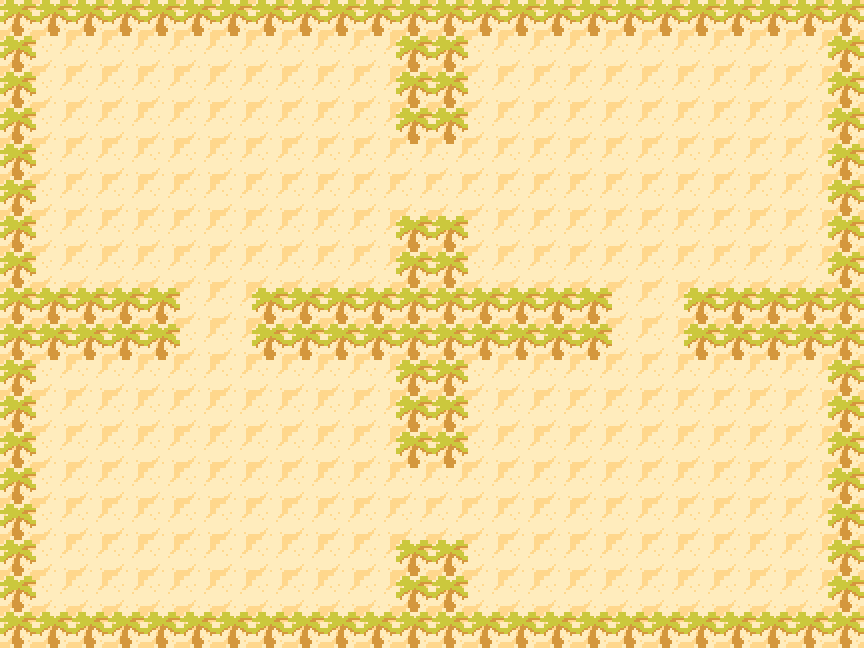

Tiled map render using the project's own tile images. Description and the whole map definition, tile-layer contents included, below:
An orthogonal 24x18 tile map with 36x36 px tiles, 1 tile layer (ground).

<map version="1.10" tiledversion="1.11.2" orientation="orthogonal" renderorder="right-down" width="24" height="18" tilewidth="36" tileheight="36" infinite="0" nextlayerid="2" nextobjectid="1">
 <editorsettings>
  <export target="Suelomapa.json" format="json" />
 </editorsettings>
 <tileset firstgid="1" name="tipe" tilewidth="36" tileheight="36" tilecount="930" columns="30">
  <image source="tipe.png" width="1080" height="1116" />
  <tile id="90">
   <animation>
    <frame tileid="90" duration="400" />
    <frame tileid="91" duration="400" />
    <frame tileid="92" duration="400" />
    <frame tileid="93" duration="400" />
   </animation>
  </tile>
 </tileset>
 <layer id="1" name="ground" width="24" height="18">
  <data encoding="csv">
91,91,91,91,91,91,91,91,91,91,91,91,91,91,91,91,91,91,91,91,91,91,91,91,
91,66,66,66,66,66,66,66,66,66,66,91,91,66,66,66,66,66,66,66,66,66,66,91,
91,66,66,66,66,66,66,66,66,66,66,91,91,66,66,66,66,66,66,66,66,66,66,91,
91,66,66,66,66,66,66,66,66,66,66,91,91,66,66,66,66,66,66,66,66,66,66,91,
91,66,66,66,66,66,66,66,66,66,66,66,66,66,66,66,66,66,66,66,66,66,66,91,
91,66,66,66,66,66,66,66,66,66,66,66,66,66,66,66,66,66,66,66,66,66,66,91,
91,66,66,66,66,66,66,66,66,66,66,91,91,66,66,66,66,66,66,66,66,66,66,91,
91,66,66,66,66,66,66,66,66,66,66,91,91,66,66,66,66,66,66,66,66,66,66,91,
91,91,91,91,91,66,66,91,91,91,91,91,91,91,91,91,91,66,66,91,91,91,91,91,
91,91,91,91,91,66,66,91,91,91,91,91,91,91,91,91,91,66,66,91,91,91,91,91,
91,66,66,66,66,66,66,66,66,66,66,91,91,66,66,66,66,66,66,66,66,66,66,91,
91,66,66,66,66,66,66,66,66,66,66,91,91,66,66,66,66,66,66,66,66,66,66,91,
91,66,66,66,66,66,66,66,66,66,66,91,91,66,66,66,66,66,66,66,66,66,66,91,
91,66,66,66,66,66,66,66,66,66,66,66,66,66,66,66,66,66,66,66,66,66,66,91,
91,66,66,66,66,66,66,66,66,66,66,66,66,66,66,66,66,66,66,66,66,66,66,91,
91,66,66,66,66,66,66,66,66,66,66,91,91,66,66,66,66,66,66,66,66,66,66,91,
91,66,66,66,66,66,66,66,66,66,66,91,91,66,66,66,66,66,66,66,66,66,66,91,
91,91,91,91,91,91,91,91,91,91,91,91,91,91,91,91,91,91,91,91,91,91,91,91
</data>
 </layer>
</map>